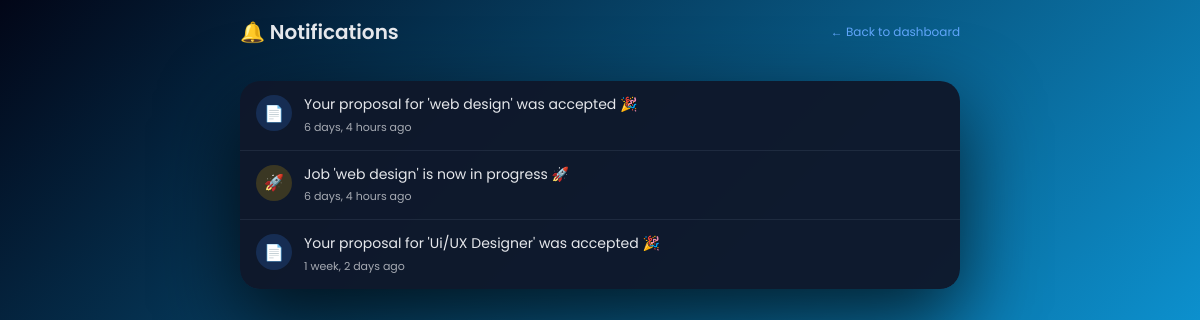
The page /notifications/ (signed in) on the database its author committed.
### marketplace/models.py (models this page shows, shortened)
class Notification(models.Model):
    user = models.ForeignKey(User, on_delete=models.CASCADE, related_name="notifications")
    text = models.CharField(max_length=255)
    is_read = models.BooleanField(default=False)
    created_at = models.DateTimeField(auto_now_add=True)

### marketplace/views.py (the view)
# urls.py: path("notifications/", views.notifications_view, name="notifications"),
@login_required
def notifications_view(request):
    notifications = Notification.objects.filter(
        user=request.user
    ).order_by("-created_at")
    notifications.filter(is_read=False).update(is_read=True)
    return render(request, "marketplace/notifications.html", {
        "notifications": notifications
    })

### marketplace/templates/marketplace/notifications.html (shortened to what this page needs)
{% load static %}
<!DOCTYPE html>
<html lang="en">
<head>
</head>
<body>
<div class="wrapper">
  <div class="header">
    <h2>🔔 Notifications</h2>
    {% if request.user.role == "client" %}
    <a href="{% url 'recruiter_dashboard' %}">← Back to dashboard</a>
    {% else %}
    <a href="{% url 'freelancer_dashboard' %}">← Back to dashboard</a>
    {% endif %}
  </div>
  <div class="card">
    {% if notifications %}
      {% for n in notifications %}
        <div class="notification {% if not n.is_read %}unread{% endif %}">
          {% if "proposal" in n.text|lower %}
            <div class="icon proposal">📄</div>
          {% elif "message" in n.text|lower %}
            <div class="icon chat">💬</div>
          {% elif "job" in n.text|lower %}
            <div class="icon job">🚀</div>
          {% else %}
            <div class="icon">🔔</div>
          {% endif %}
          <div class="content">
            <div class="text">{{ n.text }}</div>
            <div class="time">{{ n.created_at|timesince }} ago</div>
          </div>
        </div>
      {% endfor %}
    {% else %}
      <div class="empty">
        🎉 You’re all caught up! <br>
        No new notifications.
      </div>
    {% endif %}
  </div>
</div>
</body>
</html>

### marketplace/templates/marketplace/notifications.html (style rules this page uses)
* { box-sizing:border-box }
body { min-height: 100vh; background: linear-gradient(135deg, #020617, #0ea5e9, #6366f1, #22c55e, #f97316); background-size: 350% 350%; animation: bgMove 18s ease infinite; color: #e5e7eb; justify-content: center; margin:0; font-family:Poppins,system-ui; display:flex; }
.wrapper { width:100%; max-width:720px; }
.header { display:flex; justify-content:space-between; align-items:center; margin-bottom:18px; }
.header h2 { font-size:20px; font-weight:600; }
.header a { font-size:12px; color:#60a5fa; text-decoration:none; }
.card { background:rgba(15,23,42,0.96); border-radius:20px; box-shadow:0 30px 80px rgba(0,0,0,.7); overflow:hidden; }
.notification { padding:14px 16px; display:flex; gap:12px; border-bottom:1px solid rgba(148,163,184,.12); transition:.2s; }
.notification:last-child { border-bottom:none; }
.icon { width:36px; height:36px; border-radius:50%; display:flex; align-items:center; justify-content:center; font-size:16px; flex-shrink:0; }
.icon.proposal { background:rgba(59,130,246,.2);color:#bfdbfe }
.icon.job { background:rgba(234,179,8,.2);color:#fde68a }
.content { flex:1; }
.text { font-size:14px; line-height:1.4; }
.time { font-size:11px; opacity:.7; margin-top:4px; }

### rows shown on the page
Notification: text "Your proposal for 'web design' was accepted 🎉", created_at "6 days, 4 hours"
Notification: text "Job 'web design' is now in progress 🚀", created_at "6 days, 4 hours"
Notification: text "Your proposal for 'Ui/UX Designer' was accepted 🎉", created_at "1 week, 2 days"
